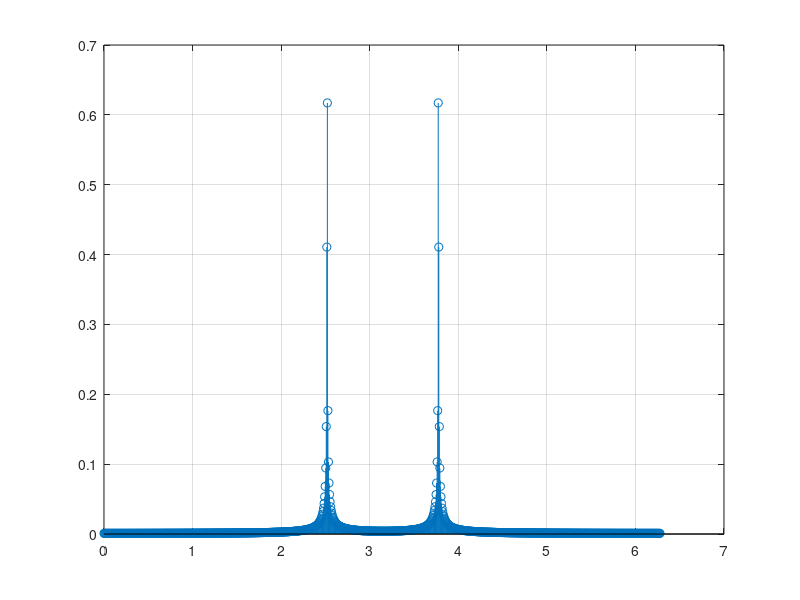
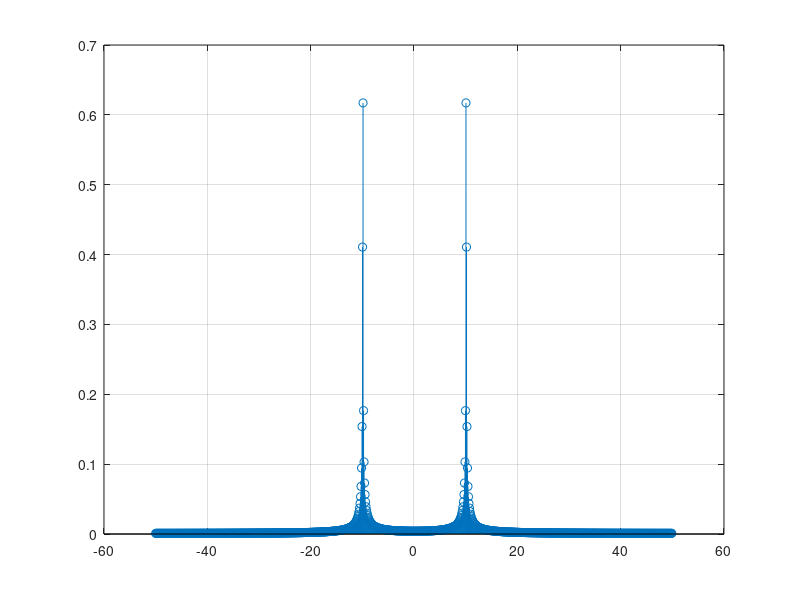

MATLAB code to generate these figures, in order:
n  = 1024;
fa = 100;
dt = 1/fa;
t  = 0:dt:(n-1)*dt;
s = rand(1,n);

for k = 3:1:n
    s(k) = mean(s(k-2:k)); 
end
x  = sin(2*pi*10*t);

plot(t, x);

spec = fft(x);
spec = abs(spec)/2/pi/fa;
spec = [spec(n/2:n), spec(1:n/2-1)];

plot(abs(spec));

df = fa/n;
f = -fa/2:df:fa/2-df;
m = 0:1:n-1;
w = 2*pi*m/n;

stem(w, abs(spec)); grid;

df = 1/n*fa;
f = -n/2*df:df:(n/2-1)*df;
figure;
stem(f, spec); grid